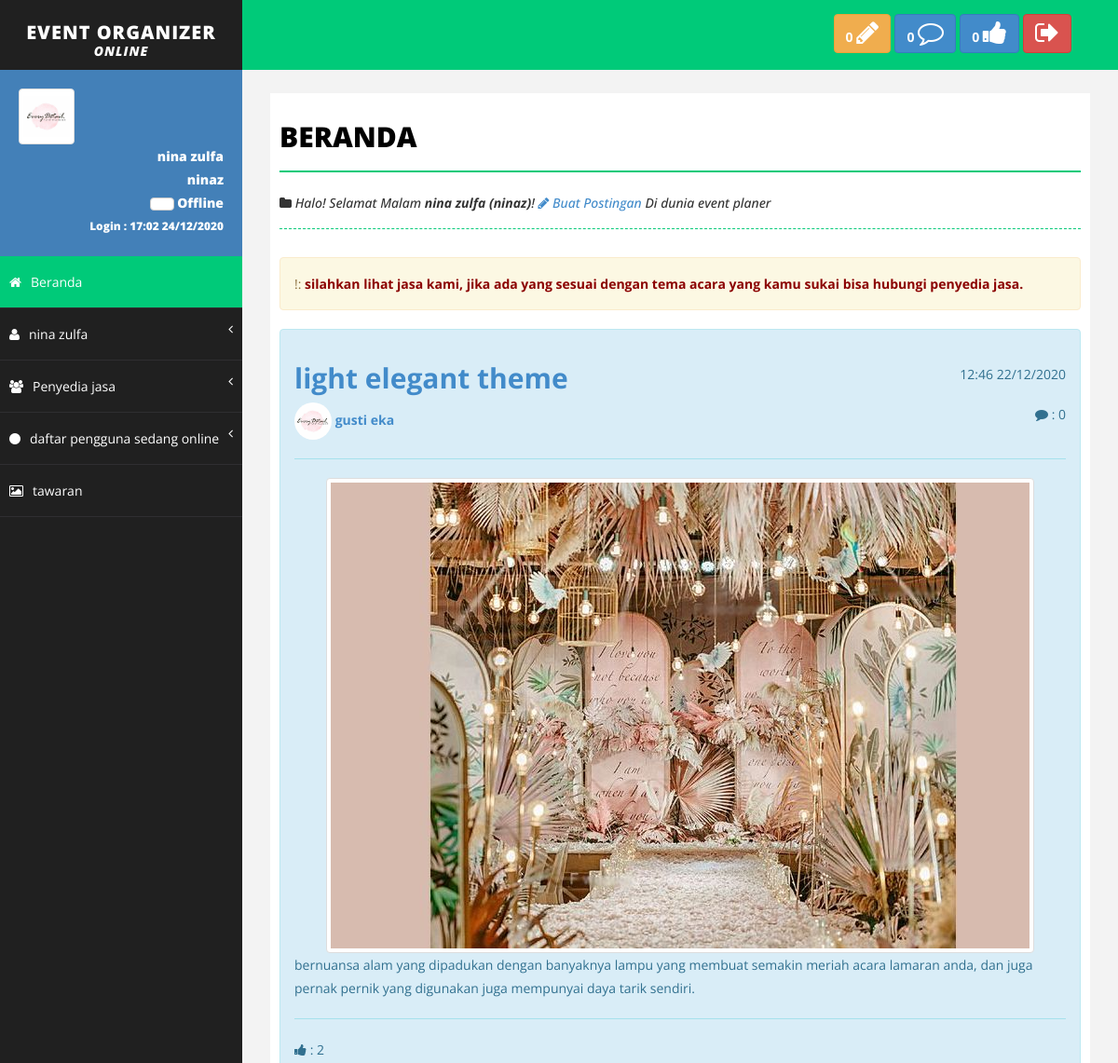
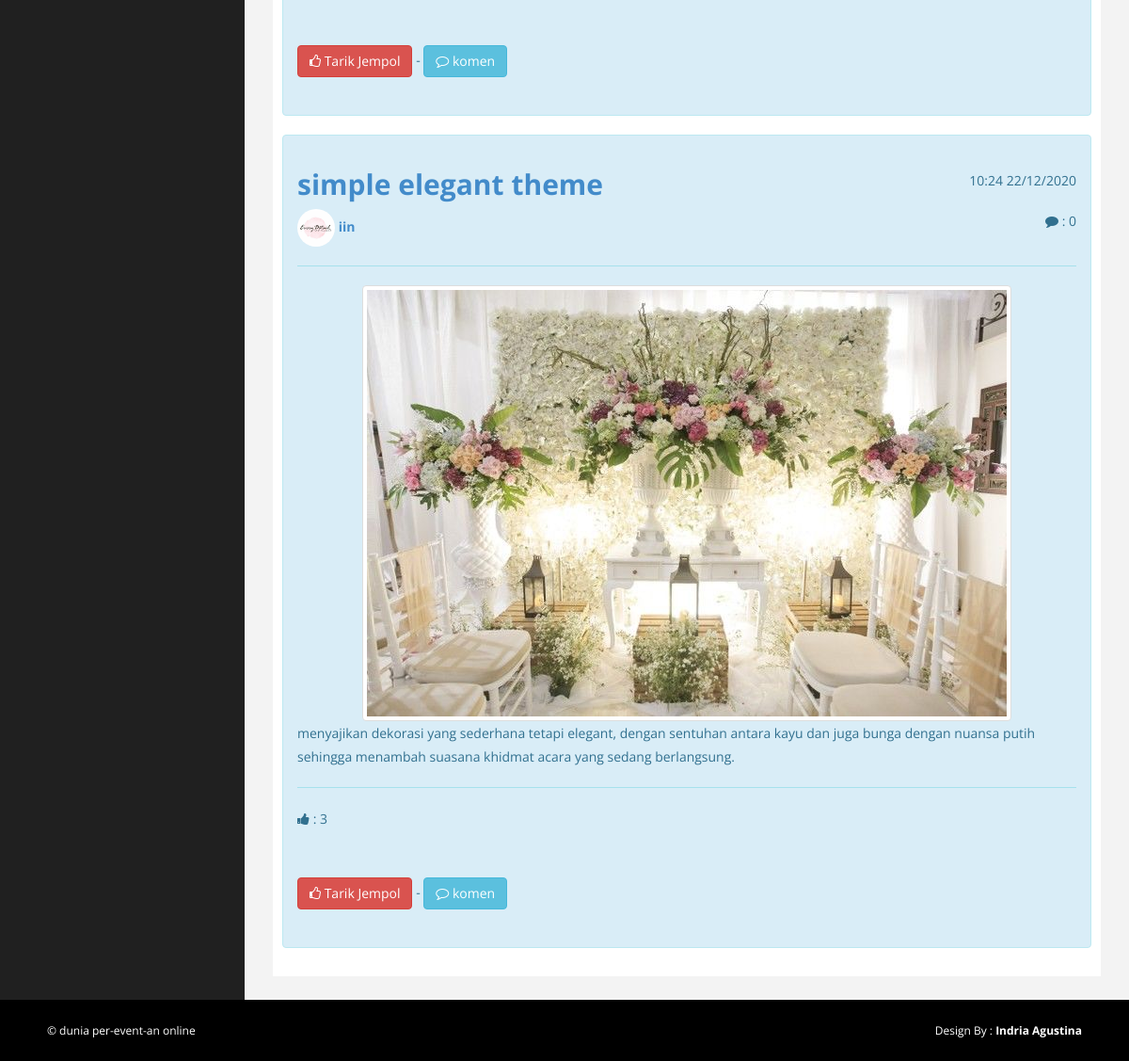
Page /?p=beranda (signed in) on the committed database (2 pictures, top to bottom).
### tables this page shows
CREATE TABLE `user` (
  `user_user` varchar(100) NOT NULL,
  `pass_user` varchar(100) NOT NULL,
  `nama_user` varchar(20) NOT NULL,
  `jk_user` varchar(50) NOT NULL,
  `tanggal_lahir_user` varchar(2) NOT NULL,
  `bulan_lahir_user` varchar(50) NOT NULL,
  `tahun_lahir_user` varchar(4) NOT NULL,
  `status_user` varchar(50) NOT NULL,
  `pp_user` text NOT NULL,
  `tanggal_login_user` varchar(100) NOT NULL,
  `bio_user` text NOT NULL,
  `hp_user` varchar(50) NOT NULL,
  `alamat_user` text NOT NULL,
  `level_user` int(5) NOT NULL
);

CREATE TABLE `tegar` (
  `pengumuman_tegar` text NOT NULL,
  `izin_reg_tegar` int(5) NOT NULL
);

CREATE TABLE `post` (
  `id_post` int(200) NOT NULL,
  `judul_post` varchar(200) NOT NULL,
  `isi_post` text NOT NULL,
  `penulis_post` varchar(100) NOT NULL,
  `tanggal_post` varchar(100) NOT NULL,
  `gambar_post` text NOT NULL,
  `suka_post` int(10) NOT NULL
);

### index.php (the view, shortened to what this page needs)
<?php
include "./inc/config-konek.php";
if (@$_SESSION["user"]) {
    mysqli_query($db, "UPDATE user SET status_user='Online' WHERE user_user='$_SESSION[user]'");
    $query2 = mysqli_query($db, "SELECT*FROM user WHERE user_user='$_SESSION[user]'");
    $data2 = mysqli_fetch_array($query2);
?>
<!DOCTYPE html>
<html xmlns="http://www.w3.org/1999/xhtml">
<head>
    <link href="assets/css/bootstrap.css" rel="stylesheet" />
    <link href="assets/css/font-awesome.css" rel="stylesheet" />
    <link href="assets/css/basic.css" rel="stylesheet" />
    <link href="assets/css/custom.css" rel="stylesheet" />
</head>
<body>
    <div id="wrapper">
        <nav class="navbar navbar-default navbar-cls-top " role="navigation" style="margin-bottom: 0">
            <div class="navbar-header">
                <a class="navbar-brand" href="./">EVENT ORGANIZER<br><i style="font-size:14px;">online</i></a>
            </div>
            <div class="header-right">
                <a href="./?p=user&user=<?php echo $data2["user_user"];?>#post" class="btn btn-warning" title="Postingan Kamu">
                <b>
                    <?php
                    $querypostinganuser = mysqli_query($db, "SELECT*FROM post WHERE penulis_post='$_SESSION[user]'");
                    $cekpostinganuser = mysqli_num_rows($querypostinganuser);
                    echo $cekpostinganuser;
                    ?>
                </b>
                <i class="fa fa-pencil fa-2x"></i></a>
                <a href="./?p=komentar&post_user=<?php echo $data2["user_user"];?>" class="btn btn-primary" title="Notifikasi Komentar">
                <b>
                    <?php
                    $querykomentaruser = mysqli_query($db, "SELECT*FROM komentar WHERE penulis_post='$data2[user_user]' AND penulis_komentar!='$_SESSION[user]'");
                    $cekkomentaruser = mysqli_num_rows($querykomentaruser);
                    echo $cekkomentaruser;
                    ?>
                </b>
                <i class="fa fa-comment-o fa-2x"></i>
            </a>
                <a href="./?p=jempol&post_user=<?php echo $data2["user_user"];?>" class="btn btn-primary" title="Notifikasi Jempol">
                <b>
                    <?php
                    $queryjempoluser = mysqli_query($db, "SELECT*FROM suka_post WHERE penulis_post='$data2[user_user]' AND user_suka!='$_SESSION[user]'");
                    $cekjempoluser = mysqli_num_rows($queryjempoluser);
                    echo $cekjempoluser;
                    ?>
                </b>
                <i class="fa fa-thumbs-up fa-2x"></i> <?php
                ?> </a>
                <button onclick="window.location='./login/logout.php';" class="btn btn-danger" title="log out"><i class="fa fa-sign-out fa-2x"></i></button>
            </div>
        </nav>
        <nav class="navbar-default navbar-side" role="navigation">
            <div class="sidebar-collapse">
                <ul class="nav" id="main-menu">
                    <li>
                        <div class="user-img-div">
                        <?php
                        if ($data2["pp_user"] == '') {
                         ?>
                         <a  href="./assets/img/user/user.jpg"><img src="assets/img/user/user.jpg" class="img-thumbnail"></a>
                         <?php
                        }
                        else{
                        ?>
                            <a  href="./assets/img/user/<?php echo $data2["pp_user"];?>"><img src="assets/img/user/<?php echo $data2["pp_user"];?>" class="img-thumbnail"></a>
                            <?php
                        }
                        ?>
                            <div class="inner-text">
                                <a style="color:white" href="./?p=user&user=<?php echo $data2["user_user"];?>"><?php echo $data2["nama_user"];?></a><br>
                                <?php echo $data2["user_user"];?>
                            <br />
                            <?php
                            if ($data2["status_user"] == 'Online') {
                            ?>
                            <a href="#" class="btn btn-success btn-circle" style="width:10px;height:10px;"></a> Online
                            <?php
                            }
                            elseif ($data2["status_user"] == 'Offline') {
                            ?>
                            <a href="#" class="btn btn-default btn-circle" style="width:10px;height:10px;"></a> Offline
                            <?php
                            }
                            ?>
                            <br>
                                <small>Login : <?php echo $data2["tanggal_login_user"];?> </small>
                            </div>
                        </div>
                    </li>
                    <li>
                        <a title="Halaman Utama" class="active-menu" href="./"><i class="fa fa-home "></i>Beranda</a>
                    </li>
                    <li>
                        <a href="#" title="Tentang Saya"><i class="fa fa fa-user "></i><?php echo $data2["nama_user"];?> <span class="fa arrow"></span></a>
                    </li>
                    <li>
                        <a href="#" title="Tentang Seluruh Pengguna"><i class="fa fa fa-users "></i>Penyedia jasa<span class="fa arrow"></span></a>
                           <li>
                        <a href="#" title="Daftar Pengguna Online"><i class="fa fa fa-circle "></i>daftar pengguna sedang online<span class="fa arrow"></span></a>
                    </li>
                        </ul>
                     <li>
                         <a href="./?p=galeri" title="Semua Foto Di Postingan"><i class="fa fa-photo"></i>tawaran</a>
                     </li>
            </div>
        </nav>
        <div id="page-wrapper">
            <?php
            $user = @$_GET["user"];
            $p = @$_GET["p"];
            if ($user) {
                include 'inc/user.php';
            }
            elseif (empty($p)) {
                include 'inc/dashboard.php';
            }
            elseif ($p == 'beranda') {
                include 'inc/dashboard.php';
            }
            elseif ($p == 'post') {
                include 'inc/read.php';
            }
            elseif ($p == 'daftar_pengguna') {
                include 'inc/member.php';
            }
            elseif ($p == 'edit') {
                include 'inc/edit-user.php';
            }
            elseif ($p == 'komentar') {
                include "inc/komentar-kamu.php";
            }
            elseif ($p == 'posting') {
                include 'inc/newpost.php';
            }
            elseif ($p == 'galeri') {
                include 'inc/galeri.php';
            }
            elseif ($p == 'jempol') {
                include 'inc/jempol.php';
            }
            elseif ($p == 'galeriku') {
                include 'inc/galeriku.php';
            }
            else{
                echo "<script>window.location='./error';</script>";
            }
            ?>
        </div>
    <div id="footer-sec">
        &copy; dunia per-event-an online <span style="float:right;">Design By : <b>Indria Agustina</b>
    </div>
</body>
</html>
<?php
}
?>

### inc/dashboard.php (shortened to what this page needs)
<div id="page-inner">
                <div class="row">
                    <div class="col-md-12">
                        <h1 class="page-head-line">Beranda</h1>
                        <h1 class="page-subhead-line"><li class="fa fa-folder"></li> Halo!
                        <?php
                        $d = time();
                        $date = date("G", $d);
                        if ($date >= 0 && $date <= 10) {
                            echo "Selamat Pagi";
                        }
                        elseif ($date >= 11 && $date <= 14) {
                            echo "Selamat Siang";
                        }
                        elseif ($date >= 15 && $date <= 17) {
                            echo "Selamat Sore";
                        }
                        elseif ($date >= 18 && $date <= 23) {
                            echo "Selamat Malam";
                        }
                        ?>
                        <?php
                        if (@$_SESSION["user"]) {
                        ?>
                        <b><?php echo $data2["nama_user"];?> (<?php echo $data2["user_user"];?>)</b>! <a href="./?p=posting&profil=<?php echo $data2["user_user"];?>"><li class="fa fa-pencil"></li> Buat Postingan</a> Di dunia event planer
                        <?php
                        }
                        else{
                            ?>
                            <b>Pengunjung</b>!
                            <?php
                        }
                        ?>
                        </h1>
                        <?php
                            $datapengumuman = mysqli_fetch_array(mysqli_query($db, "SELECT*FROM tegar"));
                        if (@$data2["level_user"] == '0') {
                            echo "<div class='alert alert-warning'>!: <b style='color:darkred;'>$datapengumuman[pengumuman_tegar]</b></div>";
                        }
                        ?>
                    </div>
                </div>
                <?php
                $sqlpost = mysqli_query($db, "SELECT*FROM post ORDER BY id_post DESC");
                while ($datasqlpost = mysqli_fetch_array($sqlpost)) {
                    $datauserpost = mysqli_fetch_array(mysqli_query($db, "SELECT*FROM user WHERE user_user='$datasqlpost[penulis_post]'"));
                ?>
                <div class="alert alert-info" id="post<?php echo $datasqlpost["id_post"];?>">
                <span style="float:right;"><?php echo $datasqlpost["tanggal_post"];?></span>
                <a href="./?p=post&id=<?php echo $datasqlpost["id_post"];?>&post_by=<?php echo $datasqlpost["penulis_post"];?>"><h2><b><?php echo $datasqlpost["judul_post"];?></b></h2></a>
                <?php
                if ($datauserpost["pp_user"] == '') {
                ?>
                <a href="./?p=user&user=<?php echo $datasqlpost["penulis_post"];?>"><img src="./assets/img/user/user.jpg" style="width:40px;height:40px;border-radius:100%;"> <b><?php echo $datauserpost["nama_user"];?></b></a>
                <?php
                }
                else{
                ?>
                <a href="./?p=user&user=<?php echo $datasqlpost["penulis_post"];?>"><img src="./assets/img/user/<?php echo $datauserpost["pp_user"];?>" style="width:40px;height:40px;border-radius:100%;"> <b><?php echo $datauserpost["nama_user"];?></b></a>
                <?php
            }
                ?>
                <span style="float:right"><i class="fa fa-comment"></i> : <?php $totalkomentarpost = mysqli_num_rows(mysqli_query($db,"SELECT*FROM komentar WHERE id_post='$datasqlpost[id_post]'")); echo $totalkomentarpost;?></span>
                <hr>
                    <?php
                    if ($datasqlpost["gambar_post"] !== '') {
                    ?>
                    <center><a href="./assets/img/post/<?php echo $datasqlpost["gambar_post"];?>"><img src="./assets/img/post/<?php echo $datasqlpost["gambar_post"];?>" class="img img-thumbnail"></a></center>
                    <?php
                    }
                    else{
                    }
                    echo $datasqlpost["isi_post"];
                    ?><hr>
                <i class="fa fa-thumbs-up"></i> : <?php echo $datasqlpost["suka_post"];?>
                <br><br>
                    <?php
                    if (@$_SESSION["user"]) {
                    ?>
                    <span>
                    <br>
                    <?php
                    $datasukapost = @mysqli_fetch_array(mysqli_query($db, "SELECT*FROM suka_post WHERE id_post='$datasqlpost[id_post]' AND user_suka='$_SESSION[user]'"));
                    if ($datasukapost) {
        ?>
        <button class="btn btn-danger"  onclick="window.location='./inc/unlike.php?id=<?php echo $datasqlpost["id_post"];?>&u=<?php echo $datasqlpost["penulis_post"];?>';"><i class="fa fa-thumbs-o-up"></i> Tarik Jempol</button>
        <?php
    }
    else{
    ?>
     <button class="btn btn-primary" onclick="window.location='./inc/like.php?id=<?php echo $datasqlpost["id_post"];?>&u=<?php echo $datasqlpost["penulis_post"];?>';"><i class="fa fa-thumbs-o-up"></i> Kasih Jempol</button>
<?php
}
?>
                    -  <button class="btn btn-info btn<?php echo $datasqlpost["id_post"];?>"><i class="fa fa-comment-o"></i> komen</button><br><br>
                    <?php
                    }
                    else{
                    ?>
                    <a href="./login?post=<?php echo $url;?>?p=post&id=<?php echo$datasqlpost["id_post"];?>&post_by=<?php echo $datasqlpost["penulis_post"];?>"><i class="fa fa-sign-in"></i> silahkan review jasa kami</a>
                    <?php
                    }
                    ?>
                </div>
                <?php
                }
                ?>
                </div>
            </div>

### assets/css/basic.css (style rules this page uses)
body { font-family: 'Open Sans', sans-serif; line-height:25px; }
#wrapper { width: 100%; background: #202020; }
#page-wrapper { padding: 15px 15px; min-height: 600px; background: #F3F3F3; }
#page-inner { width: 100%; margin: 10px 20px 10px 0px; background-color: #fff!important; padding: 10px; min-height: 1200px; }
.page-head-line { font-size: 30px; text-transform: uppercase; color: #000; font-weight: 800; padding-bottom: 20px; border-bottom: 2px solid #00CA79; margin-bottom: 10px; }
.page-subhead-line { font-size: 14px; padding-top: 5px; padding-bottom: 20px; font-style:italic; margin-bottom:30px; border-bottom:1px dashed #00CA79; }
.navbar-cls-top .navbar-brand { color: #fff; background: #202020; width: 260px; text-align: center; height: 75px; font-size: 20px; letter-spacing: 1px; font-weight: 900; padding-top: 25px; text-transform:uppercase; }
.header-right { color: #fff; padding: 15px 50px 5px 50px; float: right; font-size: 16px; }
.user-img-div { min-height: 140px; padding: 20px; background-color: #4380B8; }
.user-img-div img { max-height: 60px; }
.user-img-div .inner-text { text-align: right; position: relative; color: #fff; font-weight: 800; line-height: 25px; }
.active-menu { background-color: #00CA79!important; }
.arrow { float: right; }
.fa.arrow:before { content: "\f104"; }
.sidebar-collapse, .sidebar-collapse .nav { background: none; }
.sidebar-collapse .nav { padding: 0; }
.sidebar-collapse .nav > li > a { color: #fff; background: #202020; text-shadow: none; padding: 15px 40px; border-bottom: 1px solid #2F2E31; }
.sidebar-collapse > .nav > li > a { padding: 15px 10px; }
.navbar-side { border: none; background-color: #202020; }
.navbar-cls-top { background: #00CA79; border-bottom: none; }
.navbar-default { border: 0px solid black; }
.navbar-header { background: #000000; }
.nav > li > a > i { margin-right: 10px; }
#footer-sec { background-color:#000; padding:20px 50px; color:#fff; font-size:12px; }
@media (min-width:768px) { #page-wrapper { margin: 0 0 0 260px; padding: 15px 30px; min-height: 1200px; } }
@media (min-width:768px) { .navbar-side { z-index: 1; position: absolute; width: 260px; } }
@media (min-width:768px) { .navbar { border-radius: 0px; } }

### rows in the picture
user: nama_user "nina zulfa", user_user "ninaz", tanggal_login_user "17:02 24/12/2020"
tegar: pengumuman_tegar "silahkan lihat jasa kami, jika ada yang sesuai dengan tema acara yang kamu sukai bisa hubungi penyedia jasa."
post: tanggal_post "12:46 22/12/2020", judul_post "light elegant theme", user.nama_user "gusti eka", totalkomentarpost "0", gambar_post (picture), isi_post "bernuansa alam yang dipadukan dengan banyaknya lampu yang membuat semakin meriah acara lamaran anda, dan juga pernak pernik yang digunakan juga mempunyai daya tarik sendiri.", suka_post "2"
post: tanggal_post "10:24 22/12/2020", judul_post "simple elegant theme", user.nama_user "iin", totalkomentarpost "0", gambar_post (picture), isi_post "menyajikan dekorasi yang sederhana tetapi elegant, dengan sentuhan antara kayu dan juga bunga dengan nuansa putih sehingga menambah suasana khidmat acara yang sedang berlangsung.", suka_post "3"

### other values in the picture
$cekpostinganuser "0"
$cekkomentaruser "0"
$cekjempoluser "0"
